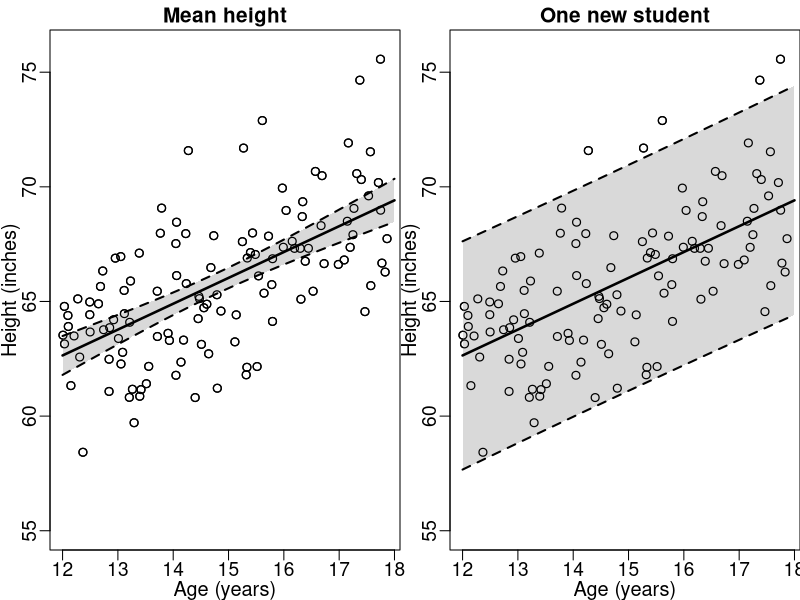

Reproduce this figure in R.
# Compare a confidence interval for a mean with a prediction interval.

set.seed(2026)
age <- runif(120, min = 12, max = 18)
height <- 45 + 1.4 * age + rnorm(length(age), sd = 2.5)
students <- data.frame(age, height)

#label===REGintervals1
height_fit <- lm(height ~ age, data = students)
new_student <- data.frame(age = 15)
predict(
  height_fit, newdata = new_student, interval = "confidence"
)
predict(
  height_fit, newdata = new_student, interval = "prediction"
)
#===end

age_grid <- data.frame(age = seq(12, 18, length.out = 200))
mean_interval <- predict(
  height_fit, newdata = age_grid, interval = "confidence"
)
person_interval <- predict(
  height_fit, newdata = age_grid, interval = "prediction"
)

plot_interval <- function(interval, title) {
  plot(
    students$age, students$height,
    xlab = "Age (years)", ylab = "Height (inches)", main = title,
    pch = 1, cex = 1.05, lwd = 1.2, ylim = c(55, 76),
    cex.axis = 1.15, cex.lab = 1.2, cex.main = 1.25
  )
  polygon(
    c(age_grid$age, rev(age_grid$age)),
    c(interval[, "lwr"], rev(interval[, "upr"])),
    col = "grey85", border = NA
  )
  points(students$age, students$height, pch = 1, cex = 1.05, lwd = 1.2)
  lines(age_grid$age, interval[, "fit"], lwd = 2.5)
  lines(age_grid$age, interval[, "lwr"], lty = 2, lwd = 2)
  lines(age_grid$age, interval[, "upr"], lty = 2, lwd = 2)
}

pdf("images/chapter_8/regression-intervals.pdf", width = 8, height = 4)
par(mfrow = c(1, 2), mar = c(2.5, 2.5, 1.5, 0), mgp = c(1.5, 0.5, 0))
plot_interval(mean_interval, "Mean height")
plot_interval(person_interval, "One new student")
dev.off()
